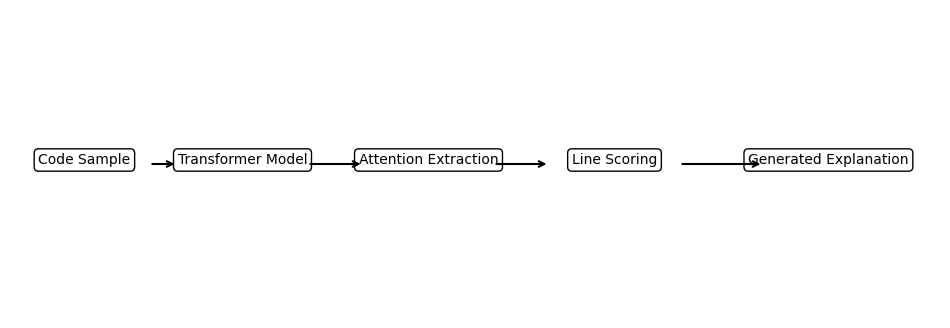

This figure's Python source:

import matplotlib.pyplot as plt

fig, ax = plt.subplots(figsize=(12, 4))

ax.axis("off")

# -----------------------------------------
# COMPONENTS
# -----------------------------------------

components = [
    ("Code Sample", 0.08),
    ("Transformer Model", 0.25),
    ("Attention Extraction", 0.45),
    ("Line Scoring", 0.65),
    ("Generated Explanation", 0.88)
]

for label, x in components:

    ax.text(
        x,
        0.5,
        label,
        bbox=dict(
            boxstyle="round",
            fill=False
        ),
        ha="center"
    )


# -----------------------------------------
# ARROWS
# -----------------------------------------

arrow_y = 0.5

for i in range(len(components) - 1):

    x1 = components[i][1]
    x2 = components[i + 1][1]

    ax.annotate(
        "",
        xy=(x2 - 0.07, arrow_y),
        xytext=(x1 + 0.07, arrow_y),
        arrowprops=dict(
            arrowstyle="->",
            lw=1.5
        )
    )



# -----------------------------------------
# SAVE
# -----------------------------------------

plt.savefig(
    "results/explainability_pipeline.png",
    bbox_inches="tight"
)

print("Explainability pipeline diagram saved.")
